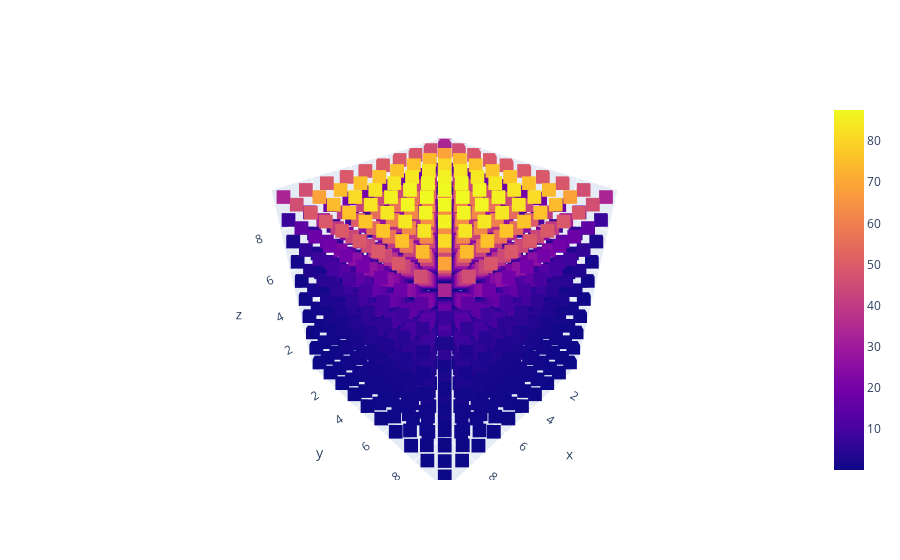

Here is the notebook cell this chart was saved with:
### Markdown cell above
## Numérica

### Code cell
vol = 10
mesh = fvm.Mesh(dim = 3, volumes = (vol, vol, vol), lengths = (10, 10, 10))
mesh.tag_wall_dirichlet(direction = "B", value = 100)
mesh.tag_wall_dirichlet(direction = ["W", "E", "T", "N", "S"], value = [0,0,0,0,0])
coef = fvm.Coefficients(mesh)
coef.set_diffusion(1_000)
sistema = fvm.EqSystem(coef)
numerical_solution = sistema.get_solution()
sistema.plot_solution(mesh)

### Figure 1 — Plotly figure (JSON) as saved in the notebook; plotly's stock layout.template omitted (floating-point values rounded to 4 significant figures; data arrays with more than 128 entries replaced by an {"elided": "..."} marker saying what was removed)
{"data": [{"marker": {"color": {"elided": "1000 float values"}, "colorbar": {"bgcolor": "white"}, "size": 5, "symbol": "square"}, "mode": "markers", "text": {"elided": "1000 float values"}, "type": "scatter3d", "x": {"elided": "1000 float values"}, "y": {"elided": "1000 float values"}, "z": {"elided": "1000 float values"}}], "layout": {}}
